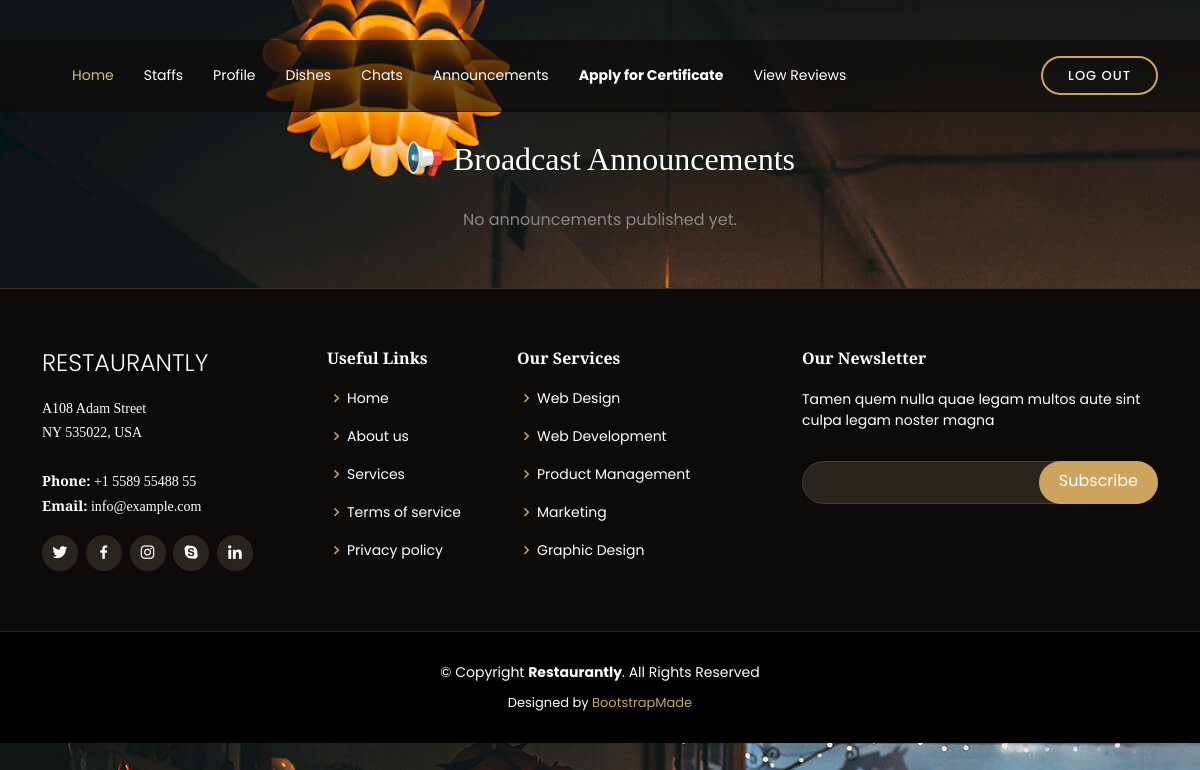
Before: /restaurant_view_announcement (signed in) with the older database file.
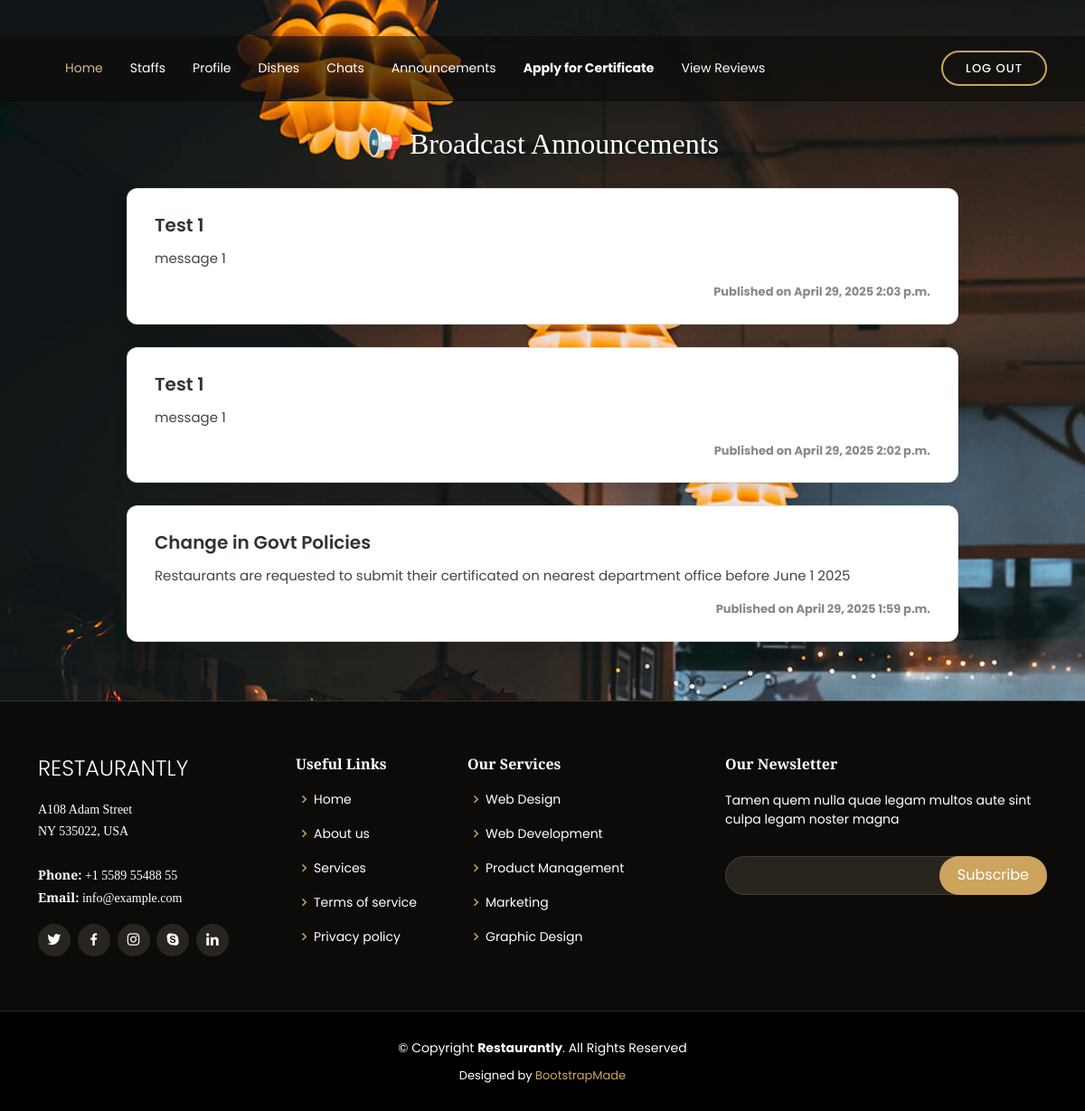
After: the same page with the newer database file.
### RestaurantApp/models.py (models this page shows)
class Announcements(models.Model):
     subject=models.CharField(max_length=200)
     message=models.TextField()
     current_date=models.DateField(auto_now_add=True)
     current_time=models.TimeField(auto_now_add=True)

### RestaurantApp/views.py (the view)
# urls.py: path('restaurant_view_announcement',views.restaurant_view_announcement,name='restaurant_view_announcement'),
def restaurant_view_announcement(request):
    restaurant_id=request.session.get('restaurant_id')
    if not restaurant_id:
        return redirect('index')
    announcements=Announcements.objects.all().order_by('-current_date', '-current_time')
    return render(request,'restaurant_view_announcement.html',{'announcements':announcements})

### RestaurantApp/templates/restaurant_view_announcement.html (shortened to what this page needs)
{% extends 'home-pages/restaurant_header.html' %}
{% block content %}
<!DOCTYPE html>
<html lang="en">
<head>
</head>
<body>
<div class="page-wrapper">
    <h2>📢 Broadcast Announcements</h2>
    {% for a in announcements %}
        <div class="card">
            <div class="card-title">{{ a.subject }}</div>
            <div class="card-content">{{ a.message }}</div>
            <div class="timestamp"><b>Published on {{ a.current_date }} {{a.current_time }}</b></div>
        </div>
    {% empty %}
        <p style="text-align: center; color: #888;">No announcements published yet.</p>
    {% endfor %}
</div>
{% endblock %}

Changed rows visible on the page:
added Announcements: subject "Test 1", message "message 1", current_date "April 29, 2025", current_time "2:03 p.m."
added Announcements: subject "Test 1", message "message 1", current_date "April 29, 2025", current_time "2:02 p.m."
added Announcements: subject "Change in Govt Policies", message "Restaurants are requested to submit their certificated on nearest department office before June 1 2025", current_date "April 29, 2025", current_time "1:59 p.m."
Other visible differences:
text no longer shown: "No announcements published yet."
